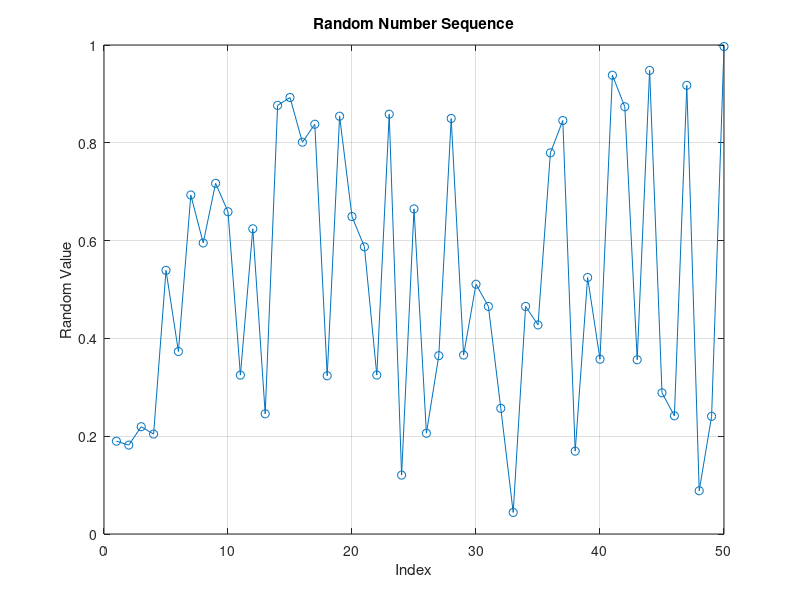

This chart was generated by the following MATLAB code:
% Define number of random values
num_points = 50; % Number of random points

% Generate random numbers between 0 and 1
random_numbers = rand(1, num_points);

% Plot the random numbers
plot(random_numbers, '-o');
title('Random Number Sequence');
xlabel('Index');
ylabel('Random Value');
grid on;